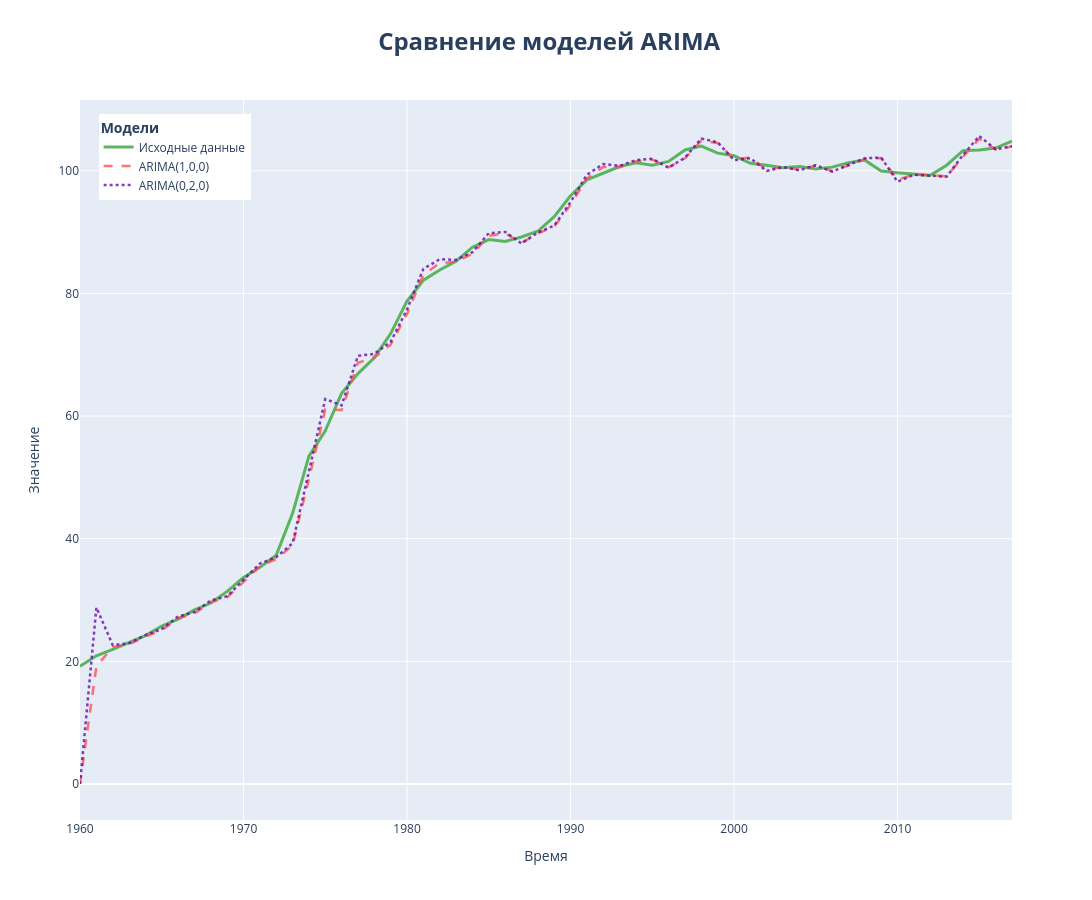

Notebook code cell kept with this figure:
### Markdown cell above
**Модель с (0,2,0) лучше по критериям AIC, BIC**\
Это говорит о том, что **ряд сильно нестационарный (нужно двойное дифференцироавние)**

### Code cell
import plotly.graph_objects as go
# в создании этого графика мне помог deepseek
df_plot = pd.DataFrame({
    'Исходные_данные': ts_japan,
    'ARIMA100': model_arima1_new.fittedvalues if hasattr(model_arima1_new, 'fittedvalues') else model_arima1_new.predict(start=0, end=len(ts_japan)-1),
    'ARIMA020': model_auto_arima.fittedvalues() if hasattr(model_auto_arima, 'fittedvalues') else model_auto_arima.predict_in_sample()
})

df_plot = df_plot.reset_index()
df_plot = df_plot.rename(columns={'observation_date': 'date'})

fig = go.Figure()

fig.add_trace(go.Scatter(
    x=df_plot['date'], 
    y=df_plot['Исходные_данные'],
    name='Исходные данные',
    line=dict(color='#4CAF50', width=3),
    opacity=0.9
))

fig.add_trace(go.Scatter(
    x=df_plot['date'], 
    y=df_plot['ARIMA100'],
    name='ARIMA(1,0,0)',
    line=dict(color='#FF5252', width=2.5, dash='dash'),
    opacity=0.8
))

fig.add_trace(go.Scatter(
    x=df_plot['date'], 
    y=df_plot['ARIMA020'],
    name='ARIMA(0,2,0)',
    line=dict(color='#6A0DAD', width=2.5, dash='dot'),
    opacity=0.8
))


fig.update_layout(
    title=dict(
        text='<b> Сравнение моделей ARIMA</b>',
        font=dict(size=24),
        x=0.5
    ),
    xaxis=dict(title='Время'),
    yaxis=dict(title='Значение'),
    legend=dict(
        title=dict(text='<b>Модели</b>'),
        x=0.02,
        y=0.98
    ),
    hovermode='x unified',
    width=1600,
    height=900
)
import plotly.io as pio
fig.write_html("arimas_plot.html")
fig.show()
